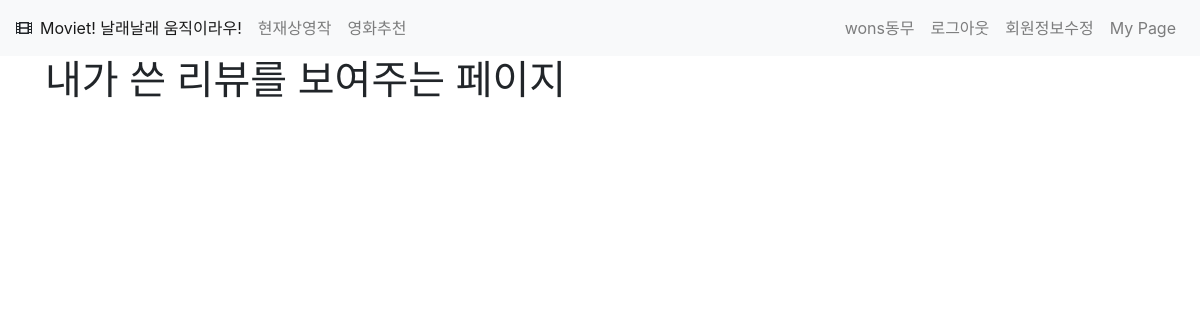
Page /accounts/mypage/ (signed in) on the earlier database version.
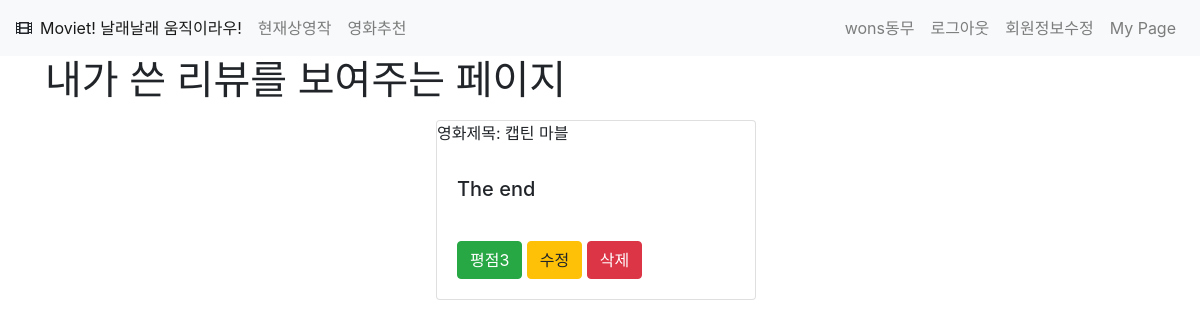
Same page on the later database version.
### accounts/models.py (models this page shows)
class User(AbstractUser):
    followers = models.ManyToManyField(settings.AUTH_USER_MODEL, related_name="followings")

### movies/models.py (models this page shows, shortened)
class Rating(models.Model):
    comment = models.CharField(max_length=200)
    score = models.IntegerField(default=0)
    user = models.ForeignKey(settings.AUTH_USER_MODEL, on_delete = models.CASCADE)
    movie = models.ForeignKey(Movie, on_delete = models.CASCADE)

class Movie(models.Model):
    user_Rating = models.FloatField(default=0)
    title = models.CharField(max_length=150, default='')
    genre = models.ManyToManyField(Genre, related_name = "movies", blank=True)
    director = models.CharField(max_length=200, default='')
    naver_link = models.TextField(default='')
    image =models.TextField(default='')

### accounts/views.py (the view)
# urls.py: path('mypage/', views.mypage, name="mypage"),
def mypage(request):
    ratings = Rating.objects.filter(user=request.user)
    return render(request, 'accounts/mypage.html', {'ratings':ratings})

### accounts/templates/accounts/mypage.html
{% extends 'base.html' %}
{% load bootstrap4 %}
{% block body %}
    <h1>내가 쓴 리뷰를 보여주는 페이지</h1>
    <div class="row justify-content-center">
      {% for rating in ratings %}
       <div class="card mt-2 mr-2" style="width: 20rem;">
          <div class="card-title">영화제목: {{ rating.movie.title }}</div>
          <div class="card-body">
            <h5 class="card-text">{{ rating.comment }}</h5>
          </div>
          <div class="card-body">
            <button class="btn btn-success">평점{{rating.score}}</button>
            <a href={% url 'movies:update_rating' rating.movie.id rating.id %} class="btn btn-warning">수정</a>
            <a href={% url 'movies:delete_rating' rating.movie.id rating.id %} class="btn btn-danger">삭제</a>
          </div>
        </div>
      {% endfor %}
    </div>
{% endblock %}

### templates/base.html (shortened to what this page needs)
<!doctype html>
<html lang="en">
  <head>
    <link rel="stylesheet" href="https://stackpath.bootstrapcdn.com/bootstrap/4.3.1/css/bootstrap.min.css">
    <link rel="stylesheet" href="https://use.fontawesome.com/releases/v5.8.2/css/all.css">
  </head>
  <body>
    {% include 'nav.html' %}
    <div class="container">
    {% block body %}
    {% endblock %}
    </div>
   </body>
</html>

### templates/nav.html
<nav class="navbar navbar-expand-lg navbar-light bg-light">
  <i class="fas fa-film"></i>
  <div class="collapse navbar-collapse" id="navbarNav">
    <ul class="navbar-nav">
      <li class="nav-item active">
        <a class="nav-link" href="{% url 'movies:list' %}">Moviet! 날래날래 움직이라우!</a>
      </li>
       <li class="nav-item">
        <a class="nav-link" href="{% url 'movies:current' %}">현재상영작</a>
      </li>
      <li class="nav-item">
        <a class="nav-link" href="{% url 'movies:recommend' %}">영화추천</a>
      </li>
    </ul>
  </div>
  <div class="collapse navbar-collapse" id="navbarNav">
    <ul class="navbar-nav ml-auto">
      {% if not user.is_authenticated %}
        <li class="nav-item">
          <a class="nav-link" href="{% url 'accounts:login' %}">로그인</a>
        </li>
        <li class="nav-item">
          <a class="nav-link" href="{% url 'accounts:signup' %}">회원가입</a>
        </li>
      {% else %}
      <li class="nav-item">
        <a class="nav-link">{{ user.username }}동무 </a>
      </li>
      <li class="nav-item">
        <a class="nav-link" href="{% url 'accounts:logout' %}">로그아웃</a>
      </li>
      <li class="nav-item">
        <a class="nav-link" href="{% url 'accounts:update' %}">회원정보수정</a>
      </li>
      <li class="nav-item">
        <a class="nav-link" href="{% url 'accounts:mypage' %}">My Page</a>
      </li>
      {% endif %}
    </ul>
  </div>
</nav>

Differences in the rows shown:
added Rating: movie "캡틴 마블", comment "The end", score "3"
